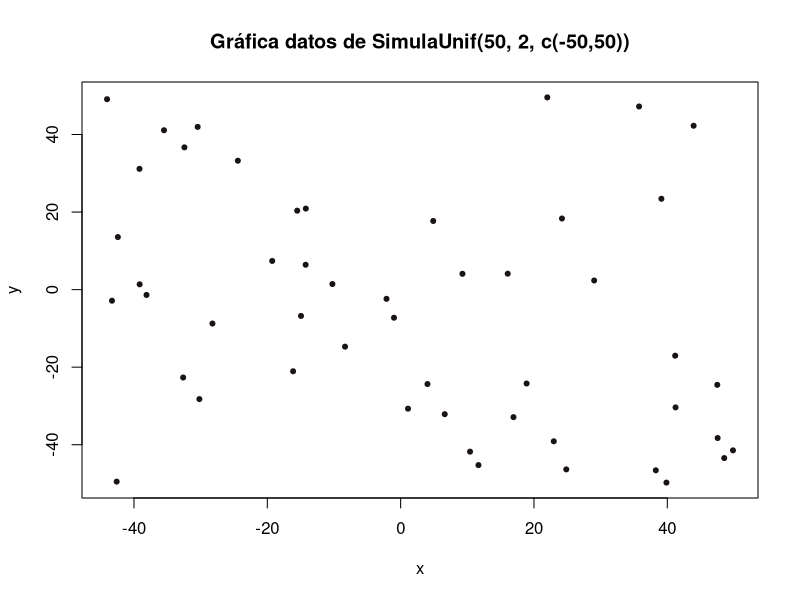
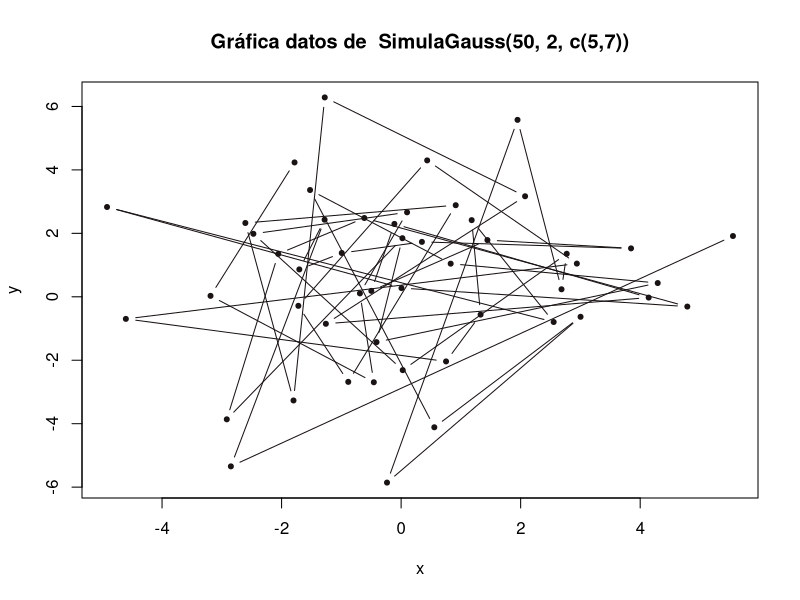
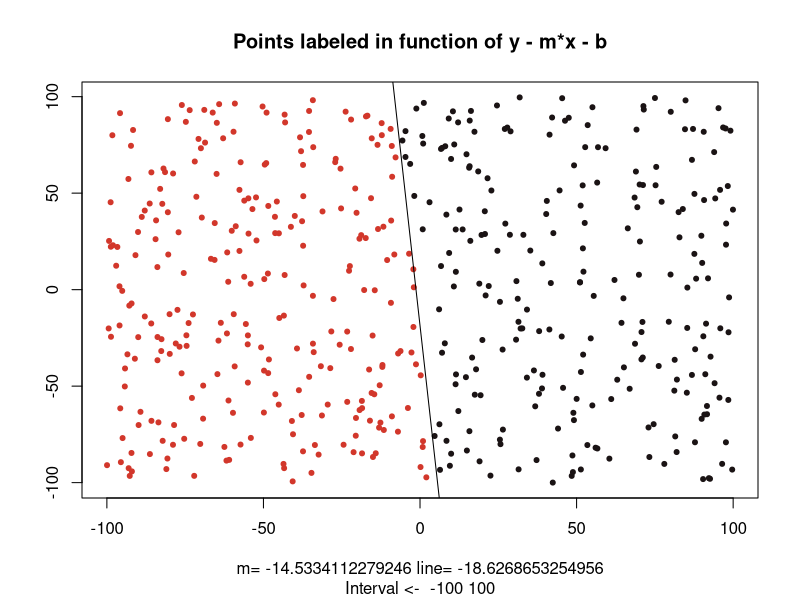
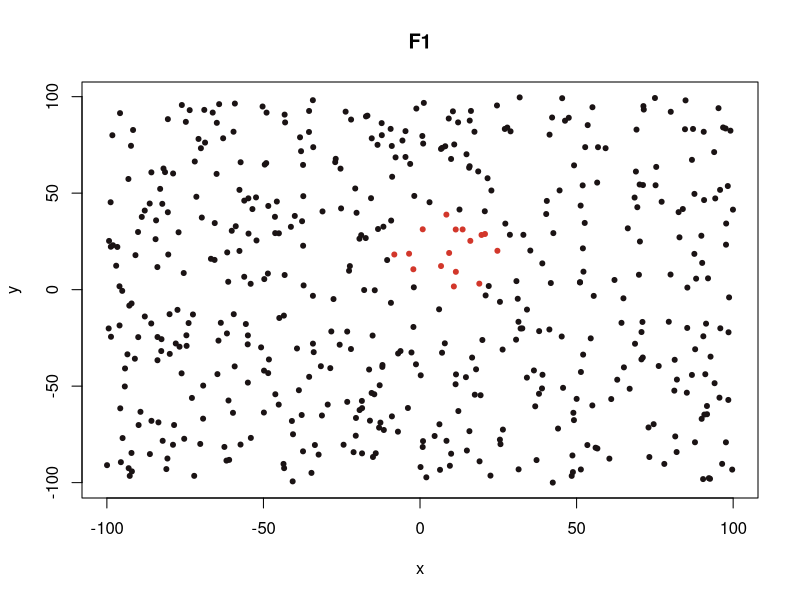
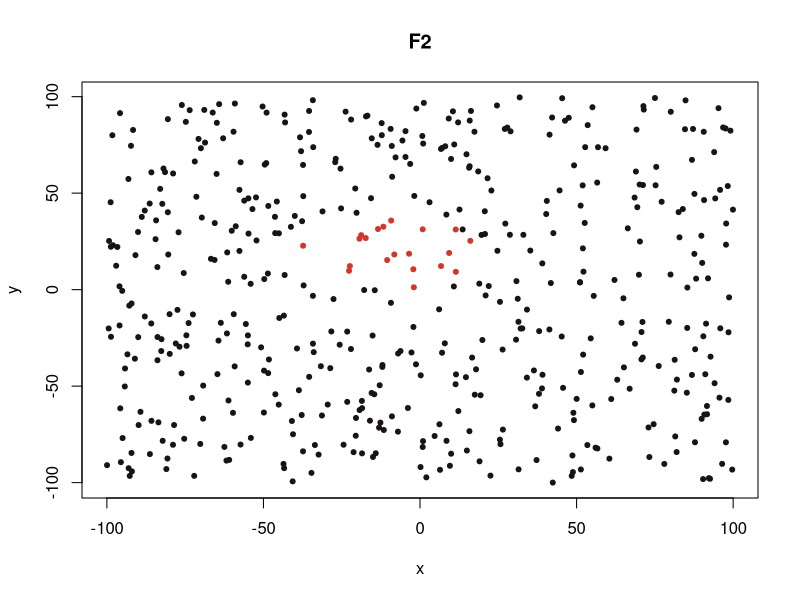
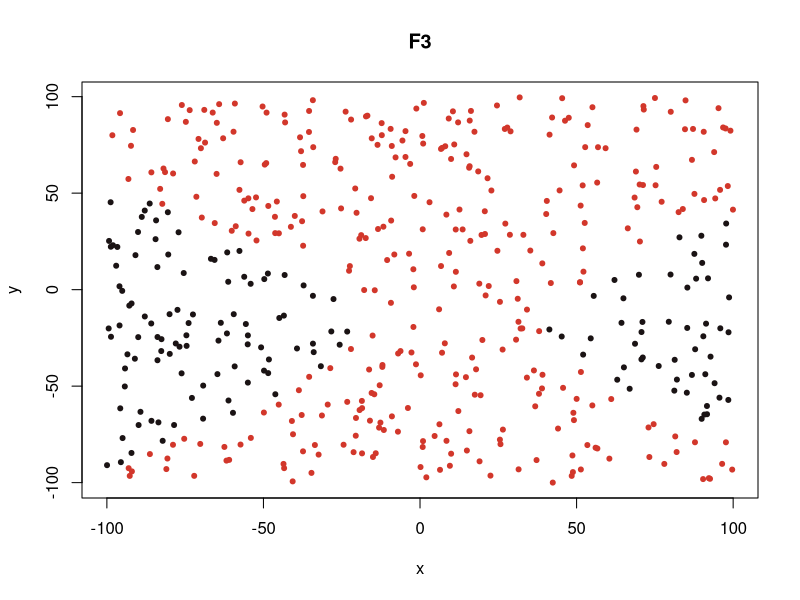
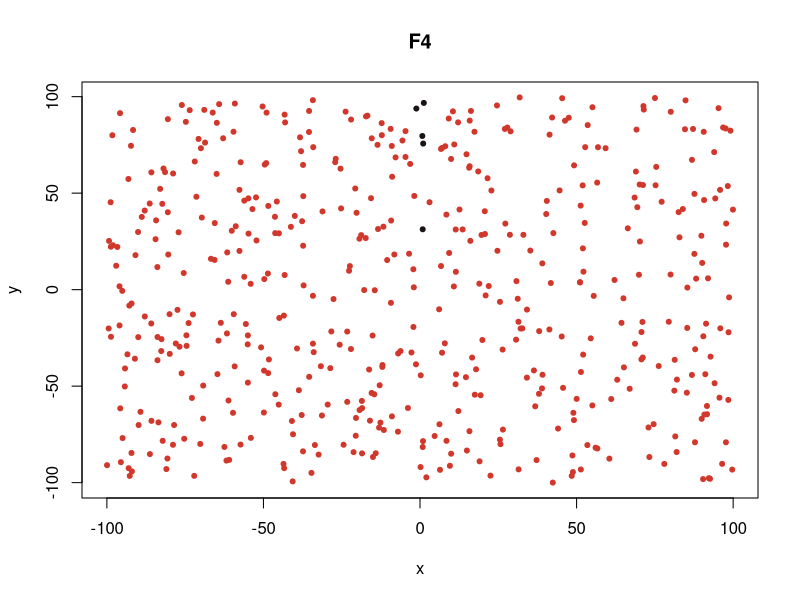
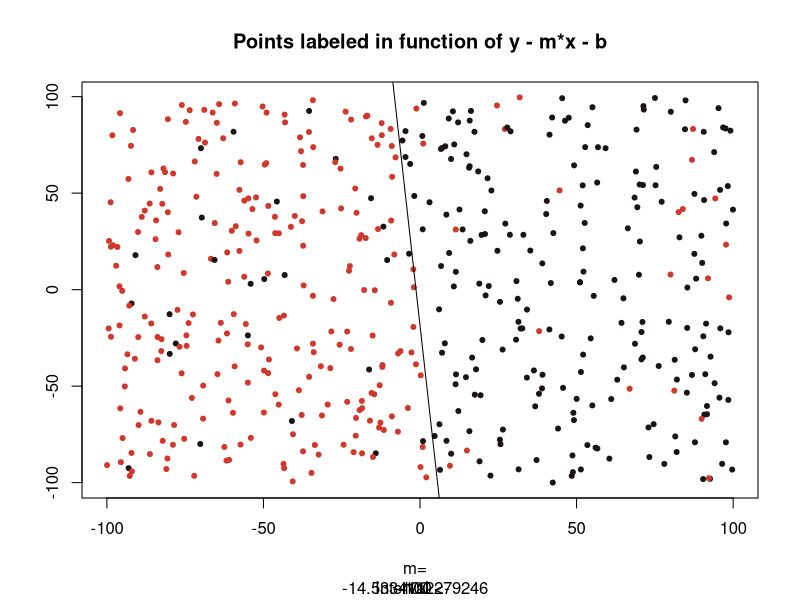

The R script that drew these images, in order:
## ---- chunk 1
knitr::opts_chunk$set(echo = TRUE)

# library(parallel)
# Calculate the number of cores
# cores.number <- detectCores()
# Initialize seed
# clusterSetRNGStream(cl, iseed = 1000000007)
set.seed(1000000007)
## ---- chunk 2
MyPlot <- function(data, labels = NULL, myMain = NULL, pch = 20, xlab = "x",
                   ylab = "y", ...) {
  # Wrapper function for plotting
  #
  # Args:
  #   Data: A data structure containing the data in the form x,y
  #   labels: Labels to color the data points
  #   rest of params: Graphical params to plot
  if (length(labels) != 0) {
    labels[labels == 1] <- "#1A1314"
    labels[labels == -1] <- "#D2372B"
  } else {
    labels <- "#1A1314"
  }

  if (is.null(dim(labels))) {
    plot(data,
         col = labels,
         pch = pch,
         xlab = xlab,
         ylab = ylab,
         ...)
  } else {
    for (i in seq(1, dim(labels)[2])) {
      plot(data,
           col = unlist(labels[i]),
           main = myMain[i],
           pch = pch,
           xlab = xlab,
           ylab = ylab,
           ...)
      cat("\r\n\r\n") # Fix for pdf generation
    }
  }
}
## ---- chunk 3
SimulaUnif <- function(N, dimen = 1, rango = c(0:1)) {
  # Generate a list of vectors populated with uniform distributed random numbers
  #
  # Args:
  #   N: Length of the list
  #   dimen: The dimension of each vector in the list
  #   rango: Range to use generating the numbers
  #
  # Returns:
  #   A list of vectors populated randomly
  array(runif(dimen*N, rango[1], rango[2]),
        dim = c(N, dimen))
}

SimulaUnif(10, 5, c(10,100))
SimulaUnif(10, 2)
SimulaUnif(10)
## ---- chunk 4
SimulaGauss <- function(N, dimen = 1, sig = 1){
  # Generate a list of vectors populated using the normal (Gaussian)
  # distribution
  #
  # Args:
  #   N: Length of the list
  #   dimen: The dimension of each vector in the list
  #   sigma: Vector of Standard deviations
  #
  # Returns:
  #   A list of vectors populated randomly
  array(rnorm(dimen*N, sd = sqrt(sig)),
        dim = c(N, dimen))
}

SimulaGauss(10, 5, c(1,2))
## ---- chunk 5
datos <- SimulaUnif(50, 2, c(-50,50))
print(datos)
MyPlot(datos,
       main = "Gráfica datos de SimulaUnif(50, 2, c(-50,50))")
## ---- chunk 6
datos <- SimulaGauss(50, 2, c(5,7))
print(datos)
MyPlot(datos,
       main = "Gráfica datos de  SimulaGauss(50, 2, c(5,7))",
       type = "b")
## ---- chunk 7

SimulaRecta <- function(interval = c(-50, 50)){
  # Computes the slope and intercept values of two points in the given interval
  #
  # Args:
  #   interval: Interval from which to pick to random points
  #
  # Returns:
  #   A vector [m, l, p1, p2] where:
  #     - m is the slope 
  #     - l is the intercept
  #     - p1, p2, are the points randomly selected
  thePoints  <- SimulaUnif(2, 2, interval)
  
  # Compute the slope
  m <- (thePoints[1,1] - thePoints[2,2]) / (thePoints[1,1] - thePoints[2,1])
  
  # Compute y − y1 <- m(x − x1)
  line <- m * (thePoints[1,1] - thePoints[2,1]) + thePoints[2,2]
  
  c(m, line, thePoints)
}

interval <- c(-50, 50);
x <- SimulaUnif(5000, 2, interval);

result <- SimulaRecta(interval)
m <- result[1]
print(m)
line <- result[2]
print(line)
data <- array(result[3:6], c(2,2))
print(data)
## ---- chunk 8
interval <- c(-100, 100)
# Generate a set of points
x <- SimulaUnif(500, 2, interval)

fsign <- function(x, y, m, b){
  # Function to label a 2D Point
  y - m * x - b
}

straight <- SimulaRecta(interval)
m <- straight[1]
line <- straight[2]

# Apply fsign to each point of the set, each x,y will be passed to fsign
result <- mapply(fsign, x[,1], x[,2],
                 m = m,
                 b = line)

# Label the result with -1/1
result <- ifelse(result >= 0, 1, -1)

# Create a data frame to store the result
data.fsign <- data.frame(x      = x[,1],
                         y      = x[,2],
                         result = result)

# Draw the result
MyPlot(data.fsign[1:2],
       data.fsign$result,
       main = "Points labeled in function of y - m*x - b",
       xlab = paste(c("m=", m, "line=", line), collapse = " "),
       sub  = paste(c("Interval <- ", interval), collapse = " "),
       ylab = "")
abline(line,m)
## ---- chunk 9
# Define the functions
F1 <- function(x, y) {
  (x - 10) ^ 2 + (y - 20) ^ 2 - 400
}
F2 <- function(x, y){
  0.5 * (x + 10) ^ 2 + (y - 20) ^ 2 - 400
}
F3 <- function(x, y){
  0.5 * (x - 10) ^ 2 - (y + 20) ^ 2 - 400
}
F4 <- function(x, y){
  y - 20 * x ^ 2 - 5 * x + 3
}

# Generate a vector of functions
MultiFun <- function(x, y) {
      c(F1 = F1(x, y), 
        F2 = F2(x, y),
        F3 = F3(x, y),
        F4 = F4(x, y))
}

# Apply the functions
result <- mapply(MultiFun, x[,1], x[,2])

# Label the results
result <- ifelse(result >= 0, 1, -1)

# Create a data frame to store the result
data.functions <- data.frame(x  = x[,1],
                             y  = x[,2],
                             F1 = result[1,],
                             F2 = result[2,],
                             F3 = result[3,],
                             F4 = result[4,])

# Draw the result
MyPlot(data.functions[1:2], data.functions[3:6], c("F1", "F2", "F3", "F4"))
## ---- chunk 10
GetPercentageOfData <- function(x, condition = 1, percentage = .1){
  # Get the percentage of samples that meet condition
  #
  # Args:
  #   x: A vector containing the data
  #   condition: Condition that the data need to satisfy
  #   percentaje: What percentage of samples to get
  #
  # Returns:
  #   Indexes of the percentage of the samples that meet the condition
  meetCondition <- which(x == condition)
  sample(meetCondition, length(meetCondition) * percentage)
}

# Get a 10% of samples labeled with a 1
positive.index <- GetPercentageOfData(data.fsign$result)
data.fsign.noisy <- data.fsign
data.fsign.noisy$result[positive.index] <- -1

negative.index <- GetPercentageOfData(data.fsign$result, -1)
data.fsign.noisy$result[negative.index] <- 1

# Draw the result
MyPlot(data.fsign.noisy[1:2],
       data.fsign.noisy$result,
       main = "Points labeled in function of y - m*x - b",
       xlab = paste(c("m=", m, "line=", line), collapse <- " "),
       sub  = paste(c("Interval <- ", interval), collapse <- " "),
       ylab = "")
abline(line,m)
## ---- chunk 11
# Initiate cluster
# cl <- makeCluster(cores.number, type = "FORK")
# Get a 10% of samples labeled with a 1 in all 4 functions
# system.time(positive.index <- parLapply(cl, data.functions[3:6], GetPercentageOfData))
positive.index <- lapply(data.functions[3:6], GetPercentageOfData)

data.functions.noisy <- data.functions
# Change 1 by -1
data.functions.noisy$F1[positive.index$F1] <- -1
data.functions.noisy$F2[positive.index$F2] <- -1
data.functions.noisy$F3[positive.index$F3] <- -1
data.functions.noisy$F4[positive.index$F4] <- -1

# Get a 10% of samples labeled with a 1 in all 4 functions
# negative.index <- parLapply(cl, data.functions[3:6], GetPercentageOfData, condition = -1)
negative.index <- lapply(data.functions[3:6], GetPercentageOfData, condition = -1)

# Free memory of the cluster
# stopCluster(cl)

# Change -1 by 1
data.functions.noisy$F1[negative.index$F1] <- 1
data.functions.noisy$F2[negative.index$F2] <- 1
data.functions.noisy$F3[negative.index$F3] <- 1
data.functions.noisy$F4[negative.index$F4] <- 1

# Draw the result
# par(mfrow <- c(2,2))
MyPlot(data.functions.noisy[1:2], data.functions.noisy[3:6],
       c("F1", "F2", "F3", "F4"))
## ---- chunk 12
AjustaPla <- function(data,
                      label,
                      max_iter       = 1000,
                      vini           = matrix(0, 1, 3),
                      visual         = F,
                      show.last.iter = F,
                      memory         = F) {
  # Get the weight to learn from the data passed as parameter
  # using the 2D Perceptron algorithm
  #
  # Args:
  #   data: A matrix with the data (xn, yn)
  #   label: The labels for the data passed in
  #   max_iter: How much iter to find a solution
  #   vini: Initial weights
  #   visual: Draw each hyperplane found
  #   show.last.iter: Draw the last hyperplane found, even when the algorithm
  #     does not converge
  #   memory: Tells the algorithm if it has to store the best result in each
  #     iteration in the case of not converging
  #
  # Returns:
  #   The weights learned to adjust the data set and how many iterations it 
  #   did in a data frame.
  #   If the PLA did not converged in within max_iter, the currents weights
  #   are returned and the iterations are set to -1
  
  GetSign <- function(values){
    # Return the sign for the values
    #
    # Args:
    #   values: The values to get the sign of.
    #
    # Returns:
    #   The sign of the values
    return(ifelse(values >= 0, 1, -1))
  }
  
  DrawBoundary <- function(w, color = '#525F7F', ...) {
  # Plot decision boundary defined by
  # a parameter vector w
  
  # As your decision function is simply sgn(w1*x+w2*y+w3) then the decision boundary equation is a line with canonical form w1*x + w2*y + w3 <- 0.
  # 
  # |w3|/||w|| is the distance from the origin, w3 itself does not have a good geometrical interpretation (as long as w is not unit-length).
  # 
  # In order to plot line with such equation you can simply draw a line through (0,-w3/w2) and (-w3/w1,0) (assuming that both w1 and w2 are non-zero)
  
    w <- as.numeric(w)
    
    b <- w[1]
    w1 <- w[2]
    w2 <- w[3]
    
    slope <- -(w1 / w2)
    intercept <- -(b / w2)
    
    abline(a   = intercept,
           b   = slope,
           col = color,
           ...)
  }
  
  converged <- F
  alpha <- 50
  
  if (visual == T) {
    max.item = max(data)
    x.lim = max.item + max.item * .15
    MyPlot(data, label, xlim = c(-x.lim, x.lim), ylim = c(-x.lim, x.lim))
    # Fix for rmd pdf generation, this put every plot below each other, no overflows
    cat('\r\n\r\n')
  }
  
  # Add x0
  data <- cbind(rep(1, nrow(data)), data)
  
  # Convert weights as matrix
  as.matrix(vini)
  
  # Begin the perceptron
  nIters <- 0
  
  vini.best <- vini
  e.in.best <- nrow(data)
  
  while (!converged && nIters <= max_iter) {
    # while there are mis-classifications
    
    nIters <- nIters + 1
    
    # Calculate h(x) with the weight vector vini and the data input data
    h.function <- GetSign(vini %*% t(data))
    
    # Calculate the misclassified mask
    misclassified.subseting <- h.function != label

    if (all(misclassified.subseting == F)) {
      converged <- T
    } else {
      # Update the weight vector for a point randomly selected
      
      # Get the misclassified points out
      misclassified.points <- data[misclassified.subseting, , drop = F]
      misclassified.points.labels <- label[misclassified.subseting]
      
      # Get one of them
      misclassified.point.index <- sample(dim(misclassified.points)[1], 1)
      misclassified.point <- misclassified.points[misclassified.point.index,
                                                  , drop = F]
      misclassified.point.label <-
        misclassified.points.labels[misclassified.point.index]
      
      # Always store the best of all results
      if (memory == T && !all(vini == 0)) {
        e.in.current <- sum(misclassified.subseting)
        if (e.in.current < e.in.best) {
          e.in.best <- e.in.current
          vini.best <- vini
        }
      }
      
      # update the weights
      vini <- vini + misclassified.point.label %*% misclassified.point
      
      
      if (visual == T) {
        if (alpha >= 128) {
          alpha <- 10
        }
        DrawBoundary(vini, rgb(82/255,95/255,127/255, alpha/255))
        alpha <- alpha + 1
      }
      
    }
  }

  if (!converged) {
    nIters <- -1
    
    # Return the best solution found in all iterations, not just the last one
    if (memory == T && !all(vini == 0)) {
      vini <- vini.best
    }
    
    if (show.last.iter == T && visual == T) {
      DrawBoundary(vini, "#D2372B", lwd = 3)
      legend('bottomright',
           c("Last Iter", "PLA History"),
           lty = c(1,1),
           lwd = c(2.5,2.5),
           col = c("#D2372B","#525F7F"))
    }
    
  } else if (visual == T) {
    DrawBoundary(vini, "#F9CE0C", lwd = 3)
    legend('bottomright',
           c("Final", "PLA History"),
           lty = c(1,1),
           lwd = c(2.5,2.5),
           col = c("#F9CE0C","#525F7F"))
  }
  
  # return as a unit vector
  vini <- vini / sqrt(sum(vini * vini))
  
  data.frame(vini = vini,
             iter = nIters)
}

LabelData <- function(p){
  # Returns the corresponding label to the data, giving +1/-1 depending on
  # which side of the line the point lies
  #
  # Args:
  #   p: The points to label
  #
  # Returns:
  #   The labels (+1/-1) for the data
  
  # Initialize a random plane to separate the -1, +1
  line <- matrix(runif(4, -1, 1), 2, 2)
  line[1,2] <- -1
  line[2,2] <- +1
  
  # Given two points, determine if a point from the data set lies on the -1
  # side or the 1 side.
  # The points are A, B, the query points (X,Y)
  # The equation is (Bx - Ax) * (Y - Ay) - (By - Ay) * (X - Ax)
  values <- (line[2,1] - line[1,1]) * (p[,2] - line[1,2]) -
    (line[2,2] - line[1,2]) * (p[,1] - line[1,1])
  
  return(ifelse(values > 0, 1, -1))
}

# Initialize N random points, and Y
n <- 500
x <- matrix(runif(n*2, -1, 1), n, 2)
y <- LabelData(x)

# Run perceptron algorithm
w <- AjustaPla(x, y, visual = T)

ShowPlaResult <- function(w, x, y){
  iter <- w[4]
  w <- as.double(w[-4])
  
  if (iter != -1) {
    ## PLA converged
    
    # Plot the points according to its actual class
    MyPlot(x, y, main = paste("Perceptron training against N <- ", n))
    
    # Plot the learned boundary
    # DrawBoundary(w)
    # legend('bottomright', c("Exact", "Learned"), lty=c(1,1), lwd=c(2.5,2.5),col=c("green","red"))
  } else {
    cat("PLA did not converge")
  }
}

# ShowPlaResult(w, x, y)
## ---- chunk 13

perceptron.data <- as.matrix(data.fsign[1:2])
y <- LabelData(perceptron.data)

perceptron.result.10times.weights.zero <- replicate(100, {
  perceptron.result <- AjustaPla(data  = perceptron.data,
                                 label = y)
  perceptron.result[4]
})

perceptron.result.10times.weights.random <- replicate(100, {
  
  weights <- matrix(runif(3, -1, 1), 1,3)
  
  perceptron.result <- AjustaPla(data  = perceptron.data,
                                 label = y,
                                 vini  = weights)
  perceptron.result[4]
})

cat("The mean iterations of execute PLA 100 times with a vini of 0 is",
    as.character(mean(as.numeric(perceptron.result.10times.weights.zero))),
    "\nIts sd is ", 
    as.character(sd(as.numeric(perceptron.result.10times.weights.zero))))

cat("The mean iterations of execute PLA 100 times with a random vini",
    as.character(mean(as.numeric(perceptron.result.10times.weights.random))),
    "\nIts sd is ", 
    as.character(sd(as.numeric(perceptron.result.10times.weights.random))))
## ---- chunk 14
# Show the noisy data
MyPlot(data   = data.fsign.noisy[1:2],
       labels = data.fsign.noisy[3])

perceptron.data.noisy <- as.matrix(data.fsign.noisy[1:2])

#  Parallel version
# mcmapply(AjustaPla, 
#                       max_iter = c(100, 1000, 10000),
#                       MoreArgs = list(data   = perceptron.data.noisy,
#                                       label  = data.fsign.noisy[3],
#                                       visual = T),
#          mc.cores = detectCores())

# Launch the algorithm three times, with different values for max_iter
# and draw the result of the last hyperplane calculated
ws <- mapply(AjustaPla, 
             max_iter = c(10, 100, 1000),
             MoreArgs = list(data           = perceptron.data.noisy,
                             label          = data.fsign.noisy[3],
                             visual         = T,
                             show.last.iter = T))
ws <- ws[-4,]
    
w.10.iters <- ws[,1]
w.100.iters <- ws[,2]
w.1000.iters <- ws[,3]

GetLabelsFromWeight <- function(w, data) {
  # Get the labels asociated with the hyperplane passed in as parameter.
  #
  # Args:
  #   data: A matrix with the data (xn, yn)
  #   w: Weights from which decide if a point lies on one side or another
  #
  # Returns:
  #   A vector with labels for the data
  w <- as.numeric(w)
  
  b <- w[1]
  w1 <- w[2]
  w2 <- w[3]
  
  slope <- -(w1 / w2)
  intercept <- -(b / w2)
  
  ifelse(slope * data[,1] + intercept - data[,2] >= 0, 1, -1)
}

# this are where the points divided by the perceptron lies
error.10.iters <- sum(GetLabelsFromWeight(w.10.iters, perceptron.data.noisy) != data.fsign.noisy[3])
error.100.iters <- sum(GetLabelsFromWeight(w.100.iters, perceptron.data.noisy) != data.fsign.noisy[3])
error.1000.iters <- sum(GetLabelsFromWeight(w.1000.iters, perceptron.data.noisy) != data.fsign.noisy[3])

cat("Missclassified points with 10 iters: ", error.10.iters)
cat("Missclassified points with 100 iters: ", error.100.iters)
cat("Missclassified points with 1000 iters: ", error.1000.iters)

# user.input <- readline("Press <return> to continue to the next exercise") 
## ---- chunk 15
MyPlot(data   = data.functions[1:2],
       labels = data.functions$F1,
       main   = "The data labeles with the function F1")

perceptron.data <- as.matrix(data.functions[1:2])

ws <- mapply(AjustaPla, 
             max_iter = c(10, 100, 1000),
             MoreArgs = list(data           = perceptron.data,
                             label          = data.functions$F1,
                             visual         = T,
                             show.last.iter = T))
ws <- ws[-4,]
w.10.iters <- ws[,1]
w.100.iters <- ws[,2]
w.1000.iters <- ws[,3]

error.10.iters <- sum(GetLabelsFromWeight(w.10.iters, perceptron.data) != data.functions$F1)
error.100.iters <- sum(GetLabelsFromWeight(w.100.iters, perceptron.data) != data.functions$F1)
error.1000.iters <- sum(GetLabelsFromWeight(w.1000.iters, perceptron.data) != data.functions$F1)

cat("Missclassified points with 10 iters: ", error.10.iters)
cat("Missclassified points with 100 iters: ", error.100.iters)
cat("Missclassified points with 1000 iters: ", error.1000.iters)

# user.input <- readline("Press <return> to continue to the next exercise") 
## ---- chunk 16
mapply(AjustaPla, 
             max_iter = c(10, 100, 1000),
             MoreArgs = list(data           = perceptron.data.noisy,
                             label          = data.fsign.noisy[3],
                             visual         = T,
                             show.last.iter = T))
## ---- chunk 17
MyPlot(perceptron.data, data.fsign[3])
set.seed(1000000007)
w.no.memory <- AjustaPla(data           = perceptron.data.noisy,
                         label          = data.fsign.noisy[3],
                         visual         = T,
                         show.last.iter = T)
set.seed(1000000007)
w.memory <- AjustaPla(data           = perceptron.data.noisy,
                      label          = data.fsign.noisy[3],
                      visual         = T,
                      show.last.iter = T,
                      memory         = T)
## ---- chunk 18
sum(GetLabelsFromWeight(w.memory[-4], perceptron.data.noisy) != data.fsign.noisy[3])
sum(GetLabelsFromWeight(w.no.memory[-4], perceptron.data.noisy) != data.fsign.noisy[3])
## ---- chunk 19
perceptron.data <- as.matrix(data.functions[1:2])
ws <- mapply(AjustaPla, 
             max_iter = c(10, 100, 1000),
             MoreArgs = list(data           = perceptron.data,
                             label          = data.functions$F1,
                             visual         = T,
                             show.last.iter = T,
                             memory         = T))
ws <- ws[-4,]
w.10.iters <- ws[,1]
w.100.iters <- ws[,2]
w.1000.iters <- ws[,3]

error.10.iters <- sum(GetLabelsFromWeight(w.10.iters, perceptron.data) != data.functions$F1)
error.100.iters <- sum(GetLabelsFromWeight(w.100.iters, perceptron.data) != data.functions$F1)
error.1000.iters <- sum(GetLabelsFromWeight(w.1000.iters, perceptron.data) != data.functions$F1)

cat("Missclassified points with 10 iters: ", error.10.iters)
cat("Missclassified points with 100 iters: ", error.100.iters)
cat("Missclassified points with 1000 iters: ", error.1000.iters)

# user.input <- readline("Press <return> to continue to the next exercise") 
## ---- chunk 20
# library(knitr)
# purl("P1.Rmd")
